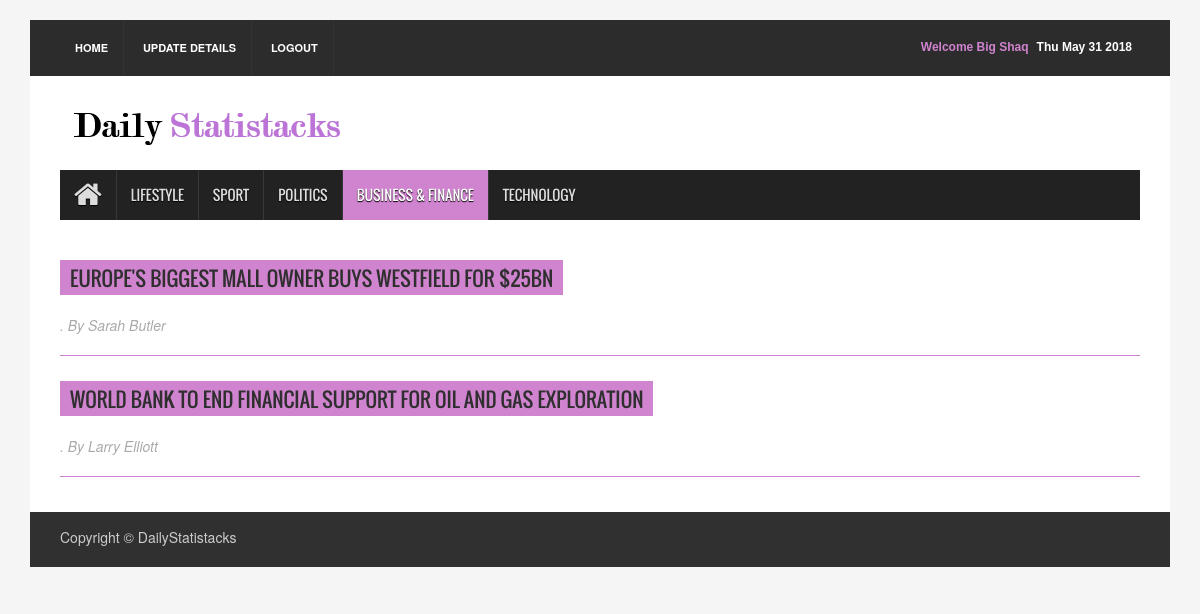
The page /businessfinanceRedirect/ (signed in) on the database its author committed.
### newspaper/models.py (models this page shows, shortened)
class Article( models.Model ) :
    articleType     = models.CharField( max_length = 100 )
    author          = models.CharField( max_length = 1000 )
    headline        = models.CharField( max_length = 1000 )
    body            = models.CharField( max_length = 1000000000000 )
    publicationDate = models.DateField()

### newspaper/views.py (the view)
# urls.py: url( r'^businessfinanceRedirect/$' , businessfinanceRedirect , name = 'businessfinanceRedirect' ) ,
def businessfinanceRedirect( request ) :
    try :
        articleList = Article.objects.filter( articleType  = 'businessfinance' )
        if ( 'username' not in request.session ) :
            context = { 'articleList' : articleList }
            return render( request , 'newspaper/businessfinance.html' , context )
        else : ## logged in
            name         = getName( request.session['username'] )
            context      = {
                               'fName'        : name ,
                               'articleList'  : articleList
                           }
            return render( request , 'newspaper/businessfinance2.html' , context )
    except Exception :
        if ( 'username' not in request.session ) :
            return render( request , 'newspaper/businessfinance.html' , {} )
        else : ## logged in
            name         = getName( request.session['username'] )
            context      = {
                               'fName'        : name
                           }
            return render( request , 'newspaper/businessfinance2.html' , context )

### newspaper/views.py (called while the page is built)
def getName( username ) :
    user     = get_object_or_404( UserAccount , email = username )
    return user.first_name

### newspaper/templates/newspaper/businessfinance2.html (shortened to what this page needs)
{% extends "newspaper/base.html" %}
{% block content %}
{% load static %}
<div class="container">
<header id="header">
  <div class="row">
    <div class="col-lg-12 col-md-12 col-sm-12">
      <div class="header_top">
        <div class="header_top_left">
          <ul class="top_nav">
            <li><a href = "/">Home</a></li>
            <li><a href = "/updateRedirect/">Update Details</a></li>
            <li><a href = "/logout/">Logout</a></li>
          </ul>
        </div>
        <div class="header_top_right">
          <p><span id="datetime"></span></p>
          <p style = 'color : #d083cf;'> Welcome {{ fName }} </p>
        </div>
      </div>
    </div>
    <div class="col-lg-12 col-md-12 col-sm-12">
      <div class="header_bottom">
        <div class="logo_area"><a href="/" class="logo"><img src="{% static "newspaper/images/testlogo.png" %}" alt=""></a></div>
      </div>
    </div>
  </div>
</header>
<section id="navArea">
  <nav class="navbar navbar-inverse" role="navigation">
    <div id="navbar" class="navbar-collapse collapse">
      <ul class="nav navbar-nav main_nav">
        <li><a href = "/"><span class="fa fa-home desktop-home"></span><span class="mobile-show">Home</span></a></li>
        <li><a id = 'lifestyle' href="/lifestyleRedirect/">Lifestyle</a></li>
        <li><a href = "/sportRedirect/">Sport</a></li>
        <li><a href = "/politicsRedirect/">Politics</a></li>
        <li class="active"><a href = "/businessfinanceRedirect/">Business & Finance</a></li>
        <li><a href = "/technologyRedirect/">Technology</a></li>
      </ul>
    </div>
  </nav>
</section>
<section id="contentSection">
  <div class="row">
    <div class="col-lg-12 col-md-12 col-sm-12">
      <div class="left_content">
        <div class="contact_area">
          {% if articleList %}
            {% for article in articleList %}
              <h2><a href = "{% url 'detail' article.id %}"> {{ article.headline }}</a></h2><p class = "author"><i>. By {{ article.author }} </i></p>
              <br> <br>
              <hr class = "divider">
            {% endfor %}
          {% else %}
                <h2> NO BUSINESS + FINANCE ARTICLES </h2>
          {% endif %}
        </div>
      </div>
    </div>
  </div>
</section>
<footer id="footer">
  <div class="footer_bottom">
    <p class="copyright">Copyright &copy; DailyStatistacks</p>
  </div>
</footer>
</div>
{% endblock %}

### newspaper/static/newspaper/assets/css/theme.css (style rules this page uses)
.navbar-inverse .navbar-nav > .active > a, .navbar-inverse .navbar-nav > .active > a:hover, .navbar-inverse .navbar-nav > .active > a:focus { background-color:#d083cf }
.contact_area > h2 { background-color:#d083cf }

### newspaper/static/newspaper/assets/css/style.css (style rules this page uses)
body { background:#f5f5f5 }
ul { padding:0; margin:0; list-style:none }
a { text-decoration:none; color:#2f2f2f }
h1, h2, h3, h4, h5, h6 { font-family:'Oswald',sans-serif }
h2 { line-height:23px }
img { border:none }
#header { display:inline; float:left; width:100%; margin-top:20px }
.header_top { background-color:#2c2c2c; display:inline; float:left; padding:0 30px; width:100% }
.header_top_left { float:left; display:inline; width:50% }
.top_nav { text-align:left }
.top_nav li { display:inline-block }
.top_nav li a { display:inline-block; border-right:1px solid #333; color:#fff; font-size:11px; font-weight:bold; padding:20px 15px; text-transform:uppercase; -webkit-transition:all 0.5s; -o-transition:all 0.5s; transition:all 0.5s }
.header_top_right { float:left; display:inline; width:50%; text-align:right }
.header_top_right > p { color:#fff; display:inline-block; float:right; font:bold 12px sans-serif; margin-bottom:0; padding-bottom:20px; padding-right:8px; padding-top:20px }
.header_bottom { background-color:#fff; display:inline; float:left; padding:15px 30px 15px; width:100% }
.logo_area { display:inline; float:left; width:31% }
.logo { font-size:45px; font-weight:bold; color:#000; font-family:'Varela',sans-serif }
.logo img { max-width:100% }
#navArea { float:left; display:inline; width:100%; padding:0 30px; background-color:#fff }
.navbar { border:medium none; border-radius:0 }
.navbar-inverse .navbar-nav > li > a { border-left:1px solid #383838; color:#ddd; font-family:'Oswald',sans-serif; display:inline-block; height:50px; line-height:50px; padding:0 14px; text-shadow:0 1px 1px #000; text-transform:uppercase; -webkit-transition:all 0.5s; -mz-transition:all 0.5s; -ms-transition:all 0.5s; -o-transition:all 0.5s; transition:all 0.5s }
.navbar-inverse .navbar-nav > li:first-child a { border:none }
.navbar-inverse .navbar-nav > .active > a, .navbar-inverse .navbar-nav > .active > a:hover, .navbar-inverse .navbar-nav > .active > a:focus { color:#fff }
.navbar-collapse { padding-left:0 }
.desktop-home { display:block; font-size:30px; margin-top:10px }
#contentSection { float:left; display:inline; width:100%; background-color:#fff; padding:0 30px }
.left_content { float:left; display:inline; width:100% }
#footer { display:inline; float:left; width:100%; margin-bottom:20px }
.footer_bottom { float:left; display:inline; width:100%; padding:10px 30px; background-color:#303030; color:#ccc }
.copyright { float:left; width:50%; padding-top:5px; text-align:left }
.contact_area { float:left; display:inline; width:100%; margin-bottom:30px }
.contact_area > h2 { color:#fff; display:inline-block; font-size:20px; padding:7px 10px 5px; text-transform:uppercase; margin-bottom:30px }
.contact_area > p { margin-bottom:20px }

### newspaper/templates/newspaper/businessfinance2.html (style rules this page uses)
hr.divider { display: block; height: 1px; border: 0; border-top: 1px solid #d083cf; margin-top: -40px; margin-bottom: 4px; padding: 0; }
p.author { color: #aaa9aa; margin-top: -10px; }

### rows shown on the page
Article: headline "EUROPE'S BIGGEST MALL OWNER BUYS WESTFIELD FOR $25BN", author "Sarah Butler"
Article: headline "WORLD BANK TO END FINANCIAL SUPPORT FOR OIL AND GAS EXPLORATION", author "Larry Elliott"

### other values the page prints
{{ fName }} "Big Shaq"
